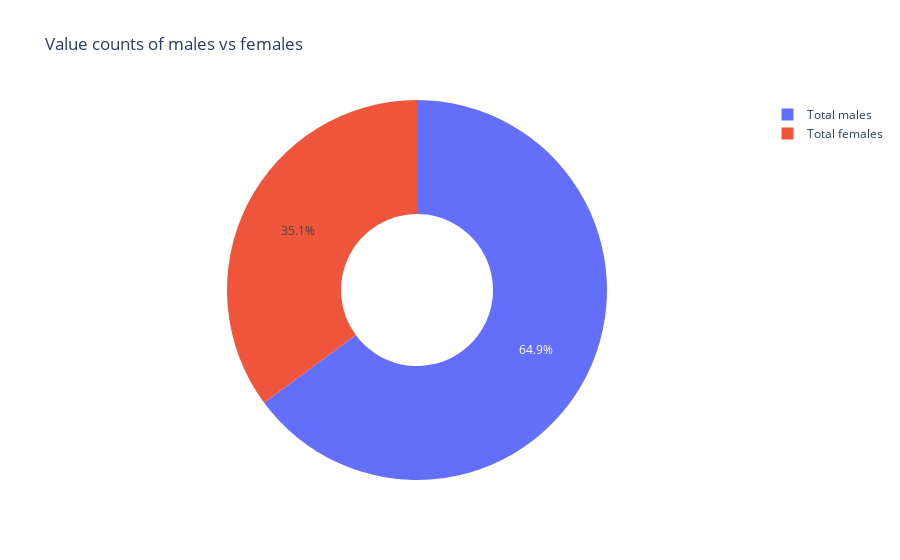

Here is the notebook cell this chart was saved with:
### Code cell
labels = ['Total females', 'Total males']
values = [len(data[data['sex'] == 0]), len(data[data['sex'] == 1])]
fig = go.Figure(data=[go.Pie(labels=labels, values=values, hole=.4)])
fig.update_layout(title_text = 'Value counts of males vs females')
fig.show()

### Figure 1 — Plotly figure (JSON) as saved in the notebook; plotly's stock layout.template omitted (floating-point values rounded to 4 significant figures)
{"data": [{"hole": 0.4, "labels": ["Total females", "Total males"], "type": "pie", "values": [105, 194]}], "layout": {"title": {"text": "Value counts of males vs females"}}}
